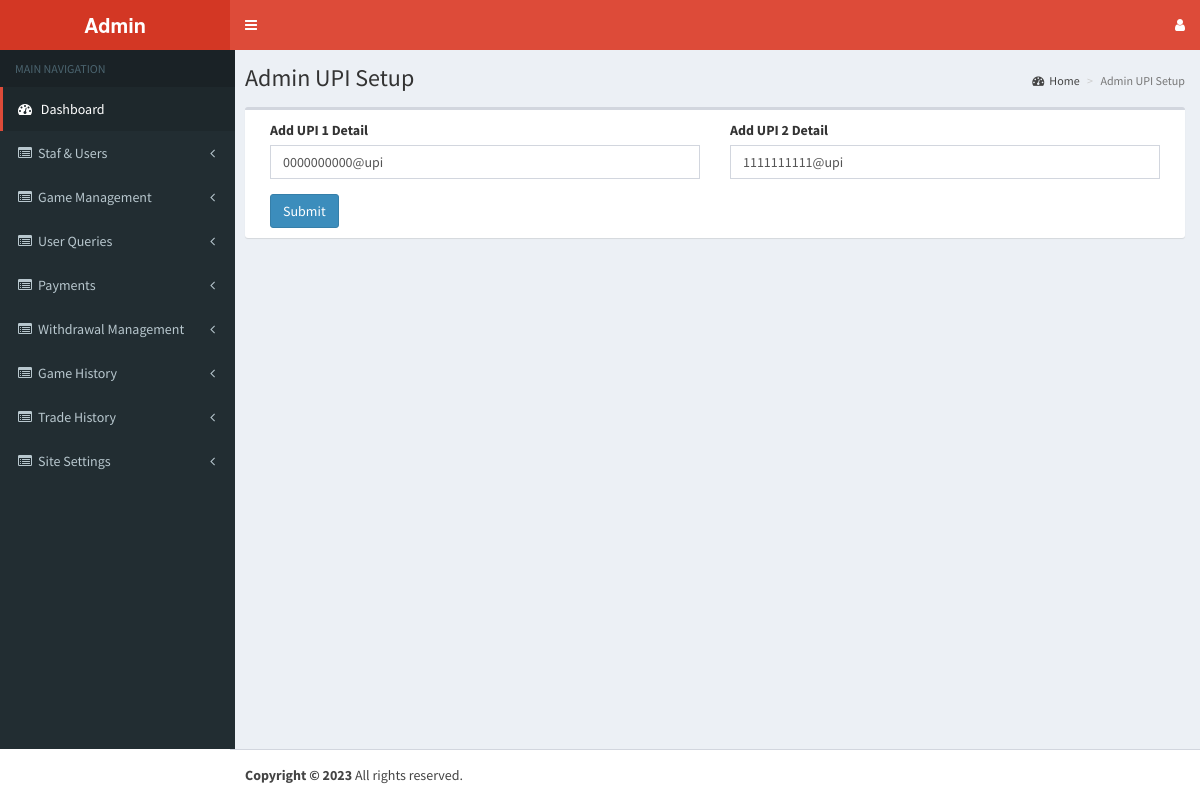
Page /admin/manage_Admin_Upi.php (signed in) on the committed database.
### tables this page shows
CREATE TABLE `services` (
  `id` int(11) NOT NULL,
  `services` varchar(255) NOT NULL,
  `url` varchar(255) NOT NULL,
  `status` varchar(255) NOT NULL
);

CREATE TABLE `admin_bank` (
  `id` int(255) NOT NULL,
  `upi1` varchar(255) NOT NULL,
  `upi2` varchar(255) NOT NULL
);

### admin/manage_admin_upi.php (the view, shortened to what this page needs)
<?php
include ("include/connection.php");
?>
<!DOCTYPE html>
<html>
<head>
  <link rel="stylesheet" href="bootstrap/css/bootstrap.min.css">
  <link rel="stylesheet" href="https://cdnjs.cloudflare.com/ajax/libs/font-awesome/4.5.0/css/font-awesome.min.css">
  <link rel="stylesheet" href="https://cdnjs.cloudflare.com/ajax/libs/ionicons/2.0.1/css/ionicons.min.css">
  <link rel="stylesheet" href="dist/css/AdminLTE.min.css">
  <link rel="stylesheet" href="dist/css/skins/_all-skins.min.css">
  <link rel="stylesheet" href="plugins/iCheck/flat/blue.css">
  <link rel="stylesheet" href="plugins/morris/morris.css">
  <link rel="stylesheet" href="plugins/jvectormap/jquery-jvectormap-1.2.2.css">
  <link rel="stylesheet" href="plugins/datepicker/datepicker3.css">
  <link rel="stylesheet" href="plugins/daterangepicker/daterangepicker-bs3.css">
  <link rel="stylesheet" href="plugins/bootstrap-wysihtml5/bootstrap3-wysihtml5.min.css">
<link rel="stylesheet" href="plugins/datatables/dataTables.bootstrap.css">
<link rel="stylesheet" href="plugins/select2/select2.min.css">
<link rel="stylesheet" href="plugins/iCheck/all.css">
<link rel="stylesheet" type="text/css" href="css/jquery.multiselect.css" />
<link rel="stylesheet" type="text/css" href="css/jquery-ui.css" />
  <link rel="stylesheet" href="css/style.css">
</head>
<body class="hold-transition skin-red sidebar-mini">
<div class="wrapper">
<?php include ("include/header.inc.php");?>
 <?php include ("include/navigation.inc.php");
 $sql="select* FROM `admin_bank` WHERE id='1'";
$query=mysqli_query($con,$sql);
$role=mysqli_fetch_array($query);
 ?>
  <div class="content-wrapper">
    <section class="content-header">
      <h1>Admin UPI Setup</h1>
      <ol class="breadcrumb">
        <li><a href="desktop.php"><i class="fa fa-dashboard"></i>Home</a></li>
        <li class="active">Admin UPI Setup</li>
      </ol>
    </section>
    <section class="content">
      <div class="row">
      <div class="col-xs-12 text-center">
          <?php if(isset($_GET['msg'])=="updt"){ ?>
              <span class="text-center red_txt">Update Successfully......</span><?php  } ?></div>
        <div class="col-xs-12">
          <div class="box">
      <form id="formID" name="formID" method="post" action="<?php echo $_SERVER['PHP_SELF'];?>" enctype="multipart/form-data">
            <div class="box-body">
<div class="col-sm-6">
              <div class="form-group">
              <label>Add UPI 1 Detail</label>
              <input type="text" class="form-control" onkeypress="return" name="upi1" id="upi1" required value="<?php echo $role['upi1'];?>">
              </div>
              </div>
  <div class="col-sm-6">
              <div class="form-group">
              <label>Add UPI 2 Detail</label>
              <input type="text" class="form-control" onkeypress="return" name="upi2" id="upi2" required value="<?php echo $role['upi2'];?>">
              </div>
              </div>
              <div class="col-sm-6">
 <input type="submit" class="btn btn-primary" value="Submit"  name="submit" ></div>
                </div>
               </div>
          </div>
        </div>
      </div>
  </div>
<?php include("include/footer.inc.php"); ?>
</body>
</html>

### admin/include/navigation.inc.php (shortened to what this page needs)
<aside class="main-sidebar">
  <section class="sidebar">
    <ul class="sidebar-menu">
      <li class="header">MAIN NAVIGATION</li>
      <?php $session_role=$_SESSION['role_id'];
$url = basename($_SERVER['PHP_SELF']) . '';
$chkurl=mysqli_query($con,"select `id`,`p_id` from `child_menu` where `url`='".$url."' and `status`='1'");
$chkurl_result=mysqli_fetch_array($chkurl);
$chk= $chkurl_result['p_id'];
$valurl=mysqli_query($con,"SELECT * FROM `task` where `role_id`='".$session_role."' And task  like '%$chk%' and `status`='1'");
$val_row=mysqli_num_rows($valurl);
if($val_row=='0'){
session_start();
session_unset();
session_destroy();
header("location:index.php?msg1=notauthorized");
	}else{
$task=mysqli_query($con,"select * from `task` where `role_id`='".$session_role."' and `status`='1'");
$task_result=mysqli_fetch_array($task);
$taskid=$task_result['task'];
$parent=mysqli_query($con,"Select * from `services` where id in($taskid) And `status`='1'");
	while(@$parent_array=mysqli_fetch_array($parent)){
		if($parent_array['url']=='desktop.php'){
		?>
      <li class="active treeview"> <a href="<?php echo $parent_array['url']; ?>"> <i class="fa fa-dashboard"></i> <span><?php echo $parent_array['services']; ?></span> </a></li>
      <?php }
      	else if($parent_array['url']=='manage_user.php'){
		?>
      <li class="treeview"> <a href="<?php echo $parent_array['url']; ?>"> <i class="fa fa-list-alt"></i> <span><?php echo $parent_array['services']; ?></span> </a></li>
      <?php }
      else if($parent_array['url']=='manage_tradehistory.php'){
		?>
      <li class="treeview"> <a href="<?php echo $parent_array['url']; ?>"> <i class="fa fa-list-alt"></i> <span><?php echo $parent_array['services']; ?></span> </a></li>
      <?php }
       else if($parent_array['url']=='reward_system.php'){
		?>
      <li class="treeview"> <a href="<?php echo $parent_array['url']; ?>"> <i class="fa fa-list-alt"></i> <span><?php echo $parent_array['services']; ?></span> </a></li>
      <?php }
       else if($parent_array['url']=='manage_winresult.php'){
		?>
      <li class="treeview"> <a href="<?php echo $parent_array['url']; ?>"> <i class="fa fa-list-alt"></i> <span><?php echo $parent_array['services']; ?></span> </a></li>
      <?php }
       else if($parent_array['url']=='manage_transaction.php'){
		?>
      <li class="treeview"> <a href="<?php echo $parent_array['url']; ?>"> <i class="fa fa-list-alt"></i> <span><?php echo $parent_array['services']; ?></span> </a></li>
      <?php }
       else if($parent_array['url']=='current_game_report.php'){
		?>
      <li class="treeview"> <a href="<?php echo $parent_array['url']; ?>"> <i class="fa fa-list-alt"></i> <span><?php echo $parent_array['services']; ?></span> </a></li>
      <?php }
      else if($parent_array['url']=='user_bet_records.php'){
		?>
      <li class="treeview"> <a href="<?php echo $parent_array['url']; ?>"> <i class="fa fa-list-alt"></i> <span><?php echo $parent_array['services']; ?></span> </a></li>
      <?php }
      else if($parent_array['url']=='user_result.php'){
		?>
      <li class="treeview"> <a href="<?php echo $parent_array['url']; ?>"> <i class="fa fa-list-alt"></i> <span><?php echo $parent_array['services']; ?></span> </a></li>
      <?php }
       else if($parent_array['url']=='red_envelope.php'){
		?>
      <li class="treeview"> <a href="<?php echo $parent_array['url']; ?>"> <i class="fa fa-list-alt"></i> <span><?php echo $parent_array['services']; ?></span> </a></li>
      <?php }
      else{?>
      <li class="treeview"> <a href="<?php echo $parent_array['url']; ?>"> <i class="fa fa-list-alt"></i><span><?php echo $parent_array['services']; ?></span><i class="fa fa-angle-left pull-right"></i></a>
      </li>
      <?php }
	 }}
	 ?>
    </ul>
  </section><br />
</aside>

### rows in the picture
services: services "Dashboard"
services: services "Staf & Users"
services: services "Game Management"
services: services "User Queries"
services: services "Payments"
services: services "Withdrawal Management"
services: services "Game History"
services: services "Trade History"
services: services "Site Settings"
admin_bank: upi1 "0000000000@upi", upi2 "1111111111@upi"
